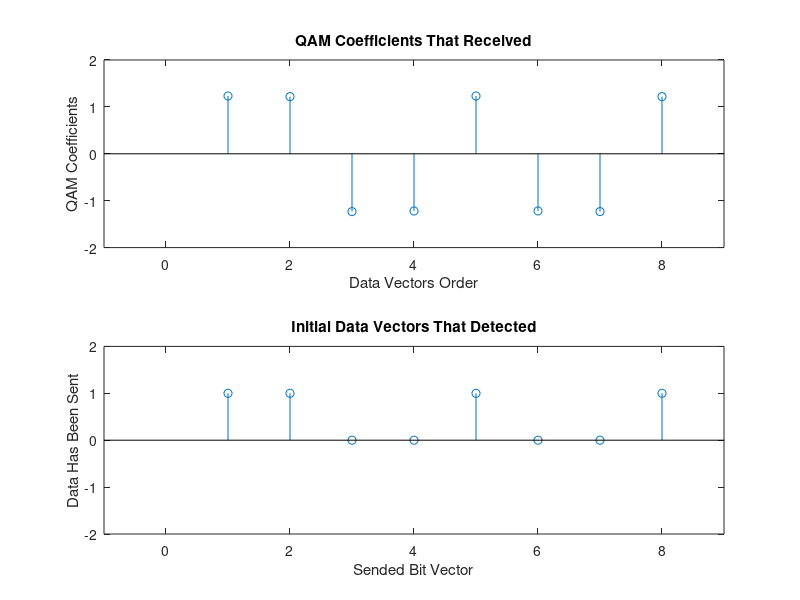

Source code (MATLAB):
clc;clear all;
Tc=1/25.5;
a=0.22;
%  t=-12.7*1.5:0.15:12.8*1.5;
 t=-38.22*Tc:2.56*4*Tc:38.22*Tc;
p=zeros(1,length(t));
    for i=1:1:length(t)
        if t(i)==0
            p(i)= (1-a)+4*a/pi;
        else if t(i)==1/(4*a) || t(i)==-1/(4*a)
               p(i)=a/sqrt(2)*((1+2/pi)*sin(pi/(4*a))+(1-2/pi)*cos(pi/(4*a)));b
              else
                p(i) = (sin(pi*t(i)*(1-a))+4*a*t(i).*cos(pi*t(i)*(1+a)))./(pi*t(i).*(1-(4*a*t(i)).^2));
             end
        end
    end
   
 
    %carriers1
c1=(cos(2*pi*t/Tc));
c2=(sin(2*pi*(t)/Tc));
% carriers2
cr1=(cos(2*pi*t/Tc));
cr2=(sin(2*pi*(t)/Tc));

a=1;b=1;

y1=(a*p.*c1+b*p.*c2);
y2=(-a*p.*c1-b*p.*c2);
y3=(a*p.*c1-b*p.*c2);
y4=(-a*p.*c1+b*p.*c2);
% figure(1)
% plot(t,y1)

yr11=(cr1.*y1);
yr12=(cr2.*y1);
yr21=(cr1.*y2);
yr22=(cr2.*y2);
yr31=(cr1.*y3);
yr32=(cr2.*y3);
yr41=(cr1.*y4);
yr42=(cr2.*y4);

k11=yr11.*p;
k12=yr12.*p;
k21=yr21.*p;
k22=yr22.*p;
k31=yr31.*p;
k32=yr32.*p;
k41=yr41.*p;
k42=yr42.*p;

z=0;
y=0;
f=0;
s=0;
u=0;
l=0;
q=0;
x=0;
for w=1:1:length(t)
    z=k11(w)+z;
    y=k12(w)+y;
    f=k21(w)+f;
    s=k22(w)+s;
    u=k31(w)+u;
    l=k32(w)+l;
    q=k41(w)+q;
    x=k42(w)+x;
    
end
vecd=[z y f s u l q x] ;

rec=zeros(1,length(vecd));
% % % stem(vecd)
% % % axis([-5 15 20 -20])

for que=1:1:length(vecd)
if vecd(que)>=0
    rec(que)=1;
elseif vecd(que)<=0
    rec(que)=0;
end
end

subplot(2,1,1)
stem(vecd)
axis([-1 9 -2 2])
title('QAM Coefficients That Received')
ylabel('QAM Coefficients')
xlabel('Data Vectors Order')
subplot(2,1,2)
stem(rec)
ylabel('Data Has Been Sent')
xlabel('Sended Bit Vector')
axis([-1 9 -2 2])
title('Initial Data Vectors That Detected')

% figure(8)
% plot(t,p.*c2)
